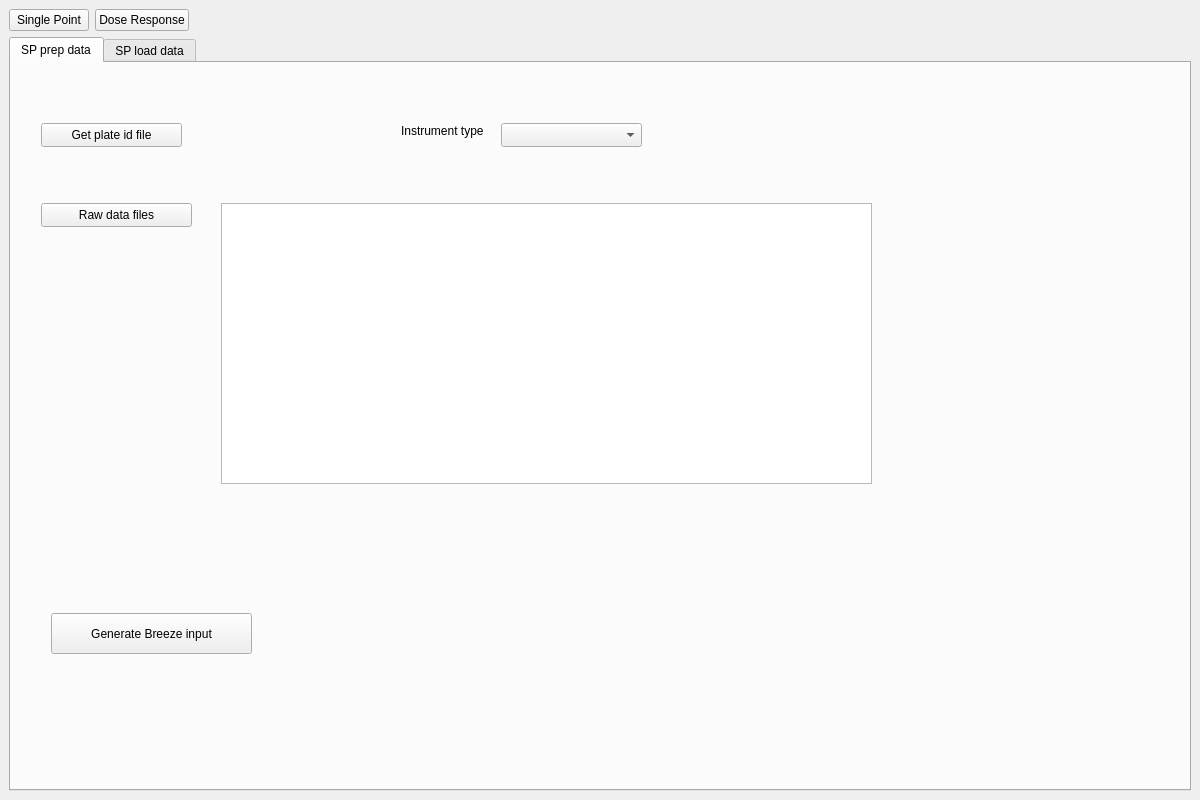
<?xml version="1.0" encoding="UTF-8"?>
<ui version="4.0">
 <class>MainWindow</class>
 <widget class="QMainWindow" name="MainWindow">
  <property name="geometry">
   <rect>
    <x>0</x>
    <y>0</y>
    <width>1200</width>
    <height>800</height>
   </rect>
  </property>
  <property name="windowTitle">
   <string>MainWindow</string>
  </property>
  <widget class="QWidget" name="centralwidget">
   <layout class="QGridLayout" name="gridLayout_7">
    <item row="0" column="0">
     <layout class="QGridLayout" name="gridLayout_6">
      <item row="0" column="2">
       <spacer name="horizontalSpacer_5">
        <property name="orientation">
         <enum>Qt::Horizontal</enum>
        </property>
        <property name="sizeHint" stdset="0">
         <size>
          <width>438</width>
          <height>20</height>
         </size>
        </property>
       </spacer>
      </item>
      <item row="0" column="0">
       <widget class="QPushButton" name="goto_sp_btn">
        <property name="text">
         <string>Single Point</string>
        </property>
       </widget>
      </item>
      <item row="0" column="1">
       <widget class="QPushButton" name="goto_dr_btn">
        <property name="text">
         <string>Dose Response</string>
        </property>
       </widget>
      </item>
      <item row="1" column="0" colspan="3">
       <widget class="QTabWidget" name="sp_tab">
        <property name="currentIndex">
         <number>0</number>
        </property>
        <widget class="QWidget" name="sp_prep_data_tab">
         <attribute name="title">
          <string>SP prep data</string>
         </attribute>
         <widget class="QPushButton" name="spPlateIdFile_btn">
          <property name="geometry">
           <rect>
            <x>30</x>
            <y>60</y>
            <width>141</width>
            <height>24</height>
           </rect>
          </property>
          <property name="text">
           <string>Get plate id file</string>
          </property>
         </widget>
         <widget class="QPushButton" name="rawDataFiles_btn">
          <property name="geometry">
           <rect>
            <x>30</x>
            <y>140</y>
            <width>151</width>
            <height>24</height>
           </rect>
          </property>
          <property name="text">
           <string>Raw data files</string>
          </property>
         </widget>
         <widget class="QComboBox" name="instumentType_cb">
          <property name="geometry">
           <rect>
            <x>490</x>
            <y>60</y>
            <width>141</width>
            <height>24</height>
           </rect>
          </property>
         </widget>
         <widget class="QLabel" name="label">
          <property name="geometry">
           <rect>
            <x>390</x>
            <y>60</y>
            <width>101</width>
            <height>16</height>
           </rect>
          </property>
          <property name="text">
           <string>Instrument type</string>
          </property>
         </widget>
         <widget class="QLabel" name="spPlateFile_lab">
          <property name="geometry">
           <rect>
            <x>30</x>
            <y>100</y>
            <width>561</width>
            <height>16</height>
           </rect>
          </property>
          <property name="text">
           <string/>
          </property>
         </widget>
         <widget class="QTextBrowser" name="rawDataFiles_text">
          <property name="geometry">
           <rect>
            <x>210</x>
            <y>140</y>
            <width>651</width>
            <height>281</height>
           </rect>
          </property>
         </widget>
         <widget class="QPushButton" name="spGenerateBreezeInput_btn">
          <property name="geometry">
           <rect>
            <x>40</x>
            <y>550</y>
            <width>201</width>
            <height>41</height>
           </rect>
          </property>
          <property name="text">
           <string>Generate Breeze input</string>
          </property>
         </widget>
        </widget>
        <widget class="QWidget" name="sp_load_data">
         <attribute name="title">
          <string>SP load data</string>
         </attribute>
         <widget class="QWidget" name="layoutWidget">
          <property name="geometry">
           <rect>
            <x>20</x>
            <y>20</y>
            <width>684</width>
            <height>93</height>
           </rect>
          </property>
          <layout class="QGridLayout" name="gridLayout_2">
           <item row="0" column="0">
            <layout class="QHBoxLayout" name="horizontalLayout">
             <item>
              <widget class="QLabel" name="label_2">
               <property name="text">
                <string>Project</string>
               </property>
               <property name="alignment">
                <set>Qt::AlignRight|Qt::AlignTrailing|Qt::AlignVCenter</set>
               </property>
              </widget>
             </item>
             <item>
              <widget class="QComboBox" name="project_cb"/>
             </item>
            </layout>
           </item>
           <item row="1" column="4">
            <layout class="QHBoxLayout" name="horizontalLayout_9">
             <item>
              <widget class="QLabel" name="label_7">
               <property name="text">
                <string>Hit Threshold</string>
               </property>
               <property name="alignment">
                <set>Qt::AlignRight|Qt::AlignTrailing|Qt::AlignVCenter</set>
               </property>
              </widget>
             </item>
             <item>
              <widget class="QLineEdit" name="hit_trsh_eb">
               <property name="sizePolicy">
                <sizepolicy hsizetype="Preferred" vsizetype="Fixed">
                 <horstretch>0</horstretch>
                 <verstretch>0</verstretch>
                </sizepolicy>
               </property>
              </widget>
             </item>
            </layout>
           </item>
           <item row="1" column="2">
            <layout class="QHBoxLayout" name="horizontalLayout_6">
             <item>
              <widget class="QLabel" name="label_8">
               <property name="text">
                <string>Detection Type</string>
               </property>
               <property name="alignment">
                <set>Qt::AlignRight|Qt::AlignTrailing|Qt::AlignVCenter</set>
               </property>
              </widget>
             </item>
             <item>
              <widget class="QComboBox" name="det_type_cb"/>
             </item>
            </layout>
           </item>
           <item row="1" column="0">
            <layout class="QHBoxLayout" name="horizontalLayout_2">
             <item>
              <widget class="QLabel" name="label_3">
               <property name="text">
                <string>Operator</string>
               </property>
               <property name="alignment">
                <set>Qt::AlignRight|Qt::AlignTrailing|Qt::AlignVCenter</set>
               </property>
              </widget>
             </item>
             <item>
              <widget class="QComboBox" name="operator_cb"/>
             </item>
            </layout>
           </item>
           <item row="0" column="4">
            <layout class="QHBoxLayout" name="horizontalLayout_8">
             <item>
              <widget class="QLabel" name="label_4">
               <property name="sizePolicy">
                <sizepolicy hsizetype="Maximum" vsizetype="Preferred">
                 <horstretch>0</horstretch>
                 <verstretch>0</verstretch>
                </sizepolicy>
               </property>
               <property name="text">
                <string>Test Date</string>
               </property>
               <property name="alignment">
                <set>Qt::AlignRight|Qt::AlignTrailing|Qt::AlignVCenter</set>
               </property>
              </widget>
             </item>
             <item>
              <widget class="QDateEdit" name="testDate">
               <property name="sizePolicy">
                <sizepolicy hsizetype="Maximum" vsizetype="Fixed">
                 <horstretch>0</horstretch>
                 <verstretch>0</verstretch>
                </sizepolicy>
               </property>
              </widget>
             </item>
            </layout>
           </item>
           <item row="2" column="0">
            <layout class="QHBoxLayout" name="horizontalLayout_4">
             <item>
              <widget class="QLabel" name="label_5">
               <property name="text">
                <string>Target</string>
               </property>
               <property name="alignment">
                <set>Qt::AlignRight|Qt::AlignTrailing|Qt::AlignVCenter</set>
               </property>
              </widget>
             </item>
             <item>
              <widget class="QComboBox" name="target_cb"/>
             </item>
            </layout>
           </item>
           <item row="1" column="1">
            <spacer name="horizontalSpacer_3">
             <property name="orientation">
              <enum>Qt::Horizontal</enum>
             </property>
             <property name="sizeType">
              <enum>QSizePolicy::Preferred</enum>
             </property>
             <property name="sizeHint" stdset="0">
              <size>
               <width>40</width>
               <height>20</height>
              </size>
             </property>
            </spacer>
           </item>
           <item row="2" column="2">
            <layout class="QHBoxLayout" name="horizontalLayout_5">
             <item>
              <widget class="QLabel" name="label_9">
               <property name="text">
                <string>Screen type</string>
               </property>
               <property name="alignment">
                <set>Qt::AlignRight|Qt::AlignTrailing|Qt::AlignVCenter</set>
               </property>
              </widget>
             </item>
             <item>
              <widget class="QComboBox" name="screenType_cb"/>
             </item>
            </layout>
           </item>
           <item row="2" column="4">
            <layout class="QHBoxLayout" name="horizontalLayout_10">
             <item>
              <widget class="QLabel" name="elnid_cb">
               <property name="text">
                <string>ELN id</string>
               </property>
               <property name="alignment">
                <set>Qt::AlignRight|Qt::AlignTrailing|Qt::AlignVCenter</set>
               </property>
              </widget>
             </item>
             <item>
              <widget class="QLineEdit" name="eln_id_eb">
               <property name="sizePolicy">
                <sizepolicy hsizetype="Preferred" vsizetype="Fixed">
                 <horstretch>0</horstretch>
                 <verstretch>0</verstretch>
                </sizepolicy>
               </property>
              </widget>
             </item>
            </layout>
           </item>
           <item row="1" column="3">
            <spacer name="horizontalSpacer_6">
             <property name="orientation">
              <enum>Qt::Horizontal</enum>
             </property>
             <property name="sizeType">
              <enum>QSizePolicy::Preferred</enum>
             </property>
             <property name="sizeHint" stdset="0">
              <size>
               <width>40</width>
               <height>20</height>
              </size>
             </property>
            </spacer>
           </item>
           <item row="0" column="2">
            <layout class="QHBoxLayout" name="horizontalLayout_7">
             <item>
              <widget class="QLabel" name="label_6">
               <property name="text">
                <string>Assay Type</string>
               </property>
               <property name="alignment">
                <set>Qt::AlignRight|Qt::AlignTrailing|Qt::AlignVCenter</set>
               </property>
              </widget>
             </item>
             <item>
              <widget class="QComboBox" name="assay_type_cb"/>
             </item>
            </layout>
           </item>
           <item row="1" column="5">
            <spacer name="horizontalSpacer">
             <property name="orientation">
              <enum>Qt::Horizontal</enum>
             </property>
             <property name="sizeType">
              <enum>QSizePolicy::Expanding</enum>
             </property>
             <property name="sizeHint" stdset="0">
              <size>
               <width>40</width>
               <height>20</height>
              </size>
             </property>
            </spacer>
           </item>
          </layout>
         </widget>
         <widget class="QWidget" name="layoutWidget_2">
          <property name="geometry">
           <rect>
            <x>20</x>
            <y>130</y>
            <width>1151</width>
            <height>581</height>
           </rect>
          </property>
          <layout class="QGridLayout" name="gridLayout_8">
           <item row="0" column="0">
            <widget class="QTableWidget" name="sp_table"/>
           </item>
           <item row="1" column="0">
            <layout class="QGridLayout" name="gridLayout_9">
             <item row="0" column="0">
              <spacer name="horizontalSpacer_4">
               <property name="orientation">
                <enum>Qt::Horizontal</enum>
               </property>
               <property name="sizeHint" stdset="0">
                <size>
                 <width>40</width>
                 <height>20</height>
                </size>
               </property>
              </spacer>
             </item>
             <item row="0" column="3">
              <widget class="QPushButton" name="saveData_btn">
               <property name="text">
                <string>Save to DB</string>
               </property>
              </widget>
             </item>
             <item row="0" column="1">
              <widget class="QPushButton" name="loadAssayFile_btn">
               <property name="text">
                <string>Read Breeze file</string>
               </property>
              </widget>
             </item>
            </layout>
           </item>
          </layout>
         </widget>
        </widget>
       </widget>
      </item>
     </layout>
    </item>
   </layout>
  </widget>
 </widget>
 <resources/>
 <connections/>
</ui>
